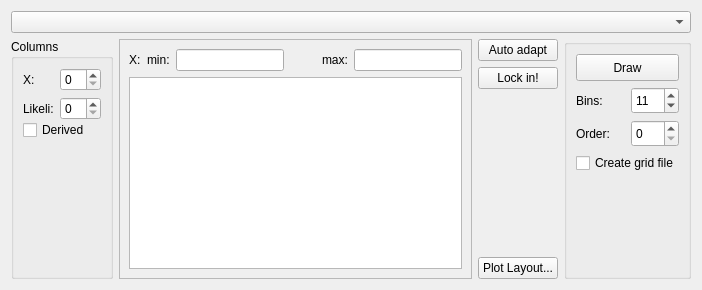
     <widget class="QWidget" name="like1d">
      <attribute name="title">
       <string>Likeli 1D</string>
      </attribute>
      <layout class="QVBoxLayout" name="verticalLayout_11">
       <item>
        <widget class="QComboBox" name="LikeliBox_1d">
         <property name="sizePolicy">
          <sizepolicy hsizetype="MinimumExpanding" vsizetype="Minimum">
           <horstretch>0</horstretch>
           <verstretch>0</verstretch>
          </sizepolicy>
         </property>
         <property name="toolTip">
          <string>The active monte carlo file. Use load to add a new one. </string>
         </property>
        </widget>
       </item>
       <item>
        <layout class="QHBoxLayout" name="horizontalLayout_8">
         <item>
          <widget class="QGroupBox" name="groupBox6_2">
           <property name="sizePolicy">
            <sizepolicy hsizetype="Expanding" vsizetype="Expanding">
             <horstretch>0</horstretch>
             <verstretch>0</verstretch>
            </sizepolicy>
           </property>
           <property name="title">
            <string>Columns</string>
           </property>
           <layout class="QVBoxLayout">
            <property name="spacing">
             <number>0</number>
            </property>
            <property name="margin">
             <number>9</number>
            </property>
            <item>
             <layout class="QGridLayout">
              <property name="margin">
               <number>0</number>
              </property>
              <property name="spacing">
               <number>6</number>
              </property>
              <item row="1" column="0">
               <widget class="QLabel" name="textLabel1_8">
                <property name="text">
                 <string>Likeli:</string>
                </property>
               </widget>
              </item>
              <item row="0" column="1">
               <widget class="ParameterSpinBox" name="LikeXBox_1d">
                <property name="sizePolicy">
                 <sizepolicy hsizetype="MinimumExpanding" vsizetype="Fixed">
                  <horstretch>0</horstretch>
                  <verstretch>0</verstretch>
                 </sizepolicy>
                </property>
                <property name="toolTip">
                 <string>Column (starting from 0) corresponding to x-axis</string>
                </property>
               </widget>
              </item>
              <item row="0" column="0">
               <widget class="QLabel" name="textLabel4_2_3">
                <property name="text">
                 <string>X: </string>
                </property>
               </widget>
              </item>
              <item row="1" column="1">
               <widget class="ParameterSpinBox" name="LikeLikeBox_1d">
                <property name="sizePolicy">
                 <sizepolicy hsizetype="MinimumExpanding" vsizetype="Fixed">
                  <horstretch>0</horstretch>
                  <verstretch>0</verstretch>
                 </sizepolicy>
                </property>
                <property name="toolTip">
                 <string>Column (starting from 0) corresponding to likelihood. Currently unused.</string>
                </property>
                <property name="whatsThis">
                 <string>The likelihood constructed from the monte carlo is proportional to the
time spend by the chain in a particular region of parameter space. Hence, there is no need to factor in the likelihood of each model explicitly. 

Howerver in order to determine (and quote) the best likelihood,i.e. the very best fitting model, cmbeasy needs to know in which collumn the likelihood is stored.</string>
                </property>
               </widget>
              </item>
             </layout>
            </item>
            <item>
             <widget class="QCheckBox" name="Derived_1d">
              <property name="text">
               <string>Derived</string>
              </property>
             </widget>
            </item>
            <item>
             <spacer>
              <property name="orientation">
               <enum>Qt::Vertical</enum>
              </property>
              <property name="sizeHint" stdset="0">
               <size>
                <width>20</width>
                <height>40</height>
               </size>
              </property>
             </spacer>
            </item>
           </layout>
          </widget>
         </item>
         <item>
          <widget class="QFrame" name="frame">
           <property name="frameShape">
            <enum>QFrame::StyledPanel</enum>
           </property>
           <property name="frameShadow">
            <enum>QFrame::Raised</enum>
           </property>
           <layout class="QVBoxLayout" name="verticalLayout_9">
            <item>
             <layout class="QHBoxLayout">
              <property name="spacing">
               <number>6</number>
              </property>
              <property name="margin">
               <number>0</number>
              </property>
              <item>
               <widget class="QLabel" name="textLabel2_3">
                <property name="text">
                 <string>X:</string>
                </property>
               </widget>
              </item>
              <item>
               <widget class="QLabel" name="textLabel1_6">
                <property name="text">
                 <string>min:</string>
                </property>
               </widget>
              </item>
              <item>
               <widget class="QLineEdit" name="LikeMinX_1d"/>
              </item>
              <item>
               <spacer>
                <property name="orientation">
                 <enum>Qt::Horizontal</enum>
                </property>
                <property name="sizeType">
                 <enum>QSizePolicy::Expanding</enum>
                </property>
                <property name="sizeHint" stdset="0">
                 <size>
                  <width>32</width>
                  <height>20</height>
                 </size>
                </property>
               </spacer>
              </item>
              <item>
               <widget class="QLabel" name="textLabel1_2_3">
                <property name="text">
                 <string>max:</string>
                </property>
               </widget>
              </item>
              <item>
               <widget class="QLineEdit" name="LikeMaxX_1d"/>
              </item>
             </layout>
            </item>
            <item>
             <widget class="CETextEdit" name="LikeText_1d">
              <property name="sizePolicy">
               <sizepolicy hsizetype="Expanding" vsizetype="Expanding">
                <horstretch>0</horstretch>
                <verstretch>0</verstretch>
               </sizepolicy>
              </property>
              <property name="minimumSize">
               <size>
                <width>10</width>
                <height>10</height>
               </size>
              </property>
              <property name="maximumSize">
               <size>
                <width>32767</width>
                <height>500</height>
               </size>
              </property>
              <property name="baseSize">
               <size>
                <width>80</width>
                <height>20</height>
               </size>
              </property>
              <property name="font">
               <font>
                <pointsize>5</pointsize>
               </font>
              </property>
              <property name="textInteractionFlags">
               <set>Qt::TextSelectableByKeyboard|Qt::TextSelectableByMouse</set>
              </property>
             </widget>
            </item>
           </layout>
          </widget>
         </item>
         <item>
          <layout class="QVBoxLayout">
           <property name="spacing">
            <number>6</number>
           </property>
           <property name="margin">
            <number>0</number>
           </property>
           <item>
            <widget class="QPushButton" name="LikeliAutoButton_1d">
             <property name="sizePolicy">
              <sizepolicy hsizetype="Fixed" vsizetype="Fixed">
               <horstretch>0</horstretch>
               <verstretch>0</verstretch>
              </sizepolicy>
             </property>
             <property name="toolTip">
              <string>Adapt ranges [more...]</string>
             </property>
             <property name="whatsThis">
              <string>Scan the monte carlo file to find the minimum and maxium values occuring in the x and y axis collumn.</string>
             </property>
             <property name="text">
              <string>Auto adapt</string>
             </property>
            </widget>
           </item>
           <item>
            <widget class="QPushButton" name="LockIn1d">
             <property name="text">
              <string>Lock in!</string>
             </property>
             <property name="checkable">
              <bool>false</bool>
             </property>
            </widget>
           </item>
           <item>
            <spacer>
             <property name="orientation">
              <enum>Qt::Vertical</enum>
             </property>
             <property name="sizeType">
              <enum>QSizePolicy::Expanding</enum>
             </property>
             <property name="sizeHint" stdset="0">
              <size>
               <width>20</width>
               <height>22</height>
              </size>
             </property>
            </spacer>
           </item>
           <item>
            <widget class="QPushButton" name="InvokeConfigButton_1d">
             <property name="text">
              <string>Plot Layout...</string>
             </property>
            </widget>
           </item>
          </layout>
         </item>
         <item>
          <widget class="QGroupBox" name="groupBox5_2">
           <property name="sizePolicy">
            <sizepolicy hsizetype="Expanding" vsizetype="Expanding">
             <horstretch>0</horstretch>
             <verstretch>0</verstretch>
            </sizepolicy>
           </property>
           <layout class="QVBoxLayout">
            <property name="spacing">
             <number>6</number>
            </property>
            <property name="margin">
             <number>9</number>
            </property>
            <item>
             <widget class="QPushButton" name="LikeliDrawButton_1d">
              <property name="sizePolicy">
               <sizepolicy hsizetype="Expanding" vsizetype="Preferred">
                <horstretch>0</horstretch>
                <verstretch>0</verstretch>
               </sizepolicy>
              </property>
              <property name="minimumSize">
               <size>
                <width>0</width>
                <height>27</height>
               </size>
              </property>
              <property name="text">
               <string>Draw</string>
              </property>
             </widget>
            </item>
            <item>
             <layout class="QHBoxLayout">
              <property name="spacing">
               <number>6</number>
              </property>
              <property name="margin">
               <number>0</number>
              </property>
              <item>
               <widget class="QLabel" name="textLabel1_4_2">
                <property name="text">
                 <string>Bins:</string>
                </property>
               </widget>
              </item>
              <item>
               <widget class="QSpinBox" name="LikeResolution_1d">
                <property name="minimumSize">
                 <size>
                  <width>0</width>
                  <height>27</height>
                 </size>
                </property>
                <property name="toolTip">
                 <string>Rasterizing resolution. Try 100-500</string>
                </property>
                <property name="maximum">
                 <number>999</number>
                </property>
                <property name="value">
                 <number>11</number>
                </property>
               </widget>
              </item>
             </layout>
            </item>
            <item>
             <layout class="QHBoxLayout">
              <property name="spacing">
               <number>6</number>
              </property>
              <property name="margin">
               <number>0</number>
              </property>
              <item>
               <widget class="QLabel" name="label_3">
                <property name="text">
                 <string>Order:</string>
                </property>
               </widget>
              </item>
              <item>
               <widget class="QSpinBox" name="Order1d">
                <property name="minimumSize">
                 <size>
                  <width>0</width>
                  <height>27</height>
                 </size>
                </property>
               </widget>
              </item>
             </layout>
            </item>
            <item>
             <widget class="QCheckBox" name="CreateGridFile_1d">
              <property name="toolTip">
               <string>Output grid file when rasterizing [more...]</string>
              </property>
              <property name="whatsThis">
               <string>The number crunching for drawing the 2 dimensional likelihood is performed by the AnalyzeThis class. When smearing out the discrete monte carlo parameter points, a &quot;grid&quot; file consiting of lines with x and y
data can be created. It will be stored in the local directory and is called
&quot;gdh.dat&quot;. You may plot this 2-d information e.g. by simply calling gnuplot
and then typing:

&gt;plot &quot;gdh.dat&quot;

Creating the gdh.dat file is slow for very large .mcc files. Therefore, you should turn it off, if you do not use the &quot;gdh.dat&quot; file. </string>
              </property>
              <property name="text">
               <string>Create grid file</string>
              </property>
             </widget>
            </item>
            <item>
             <spacer>
              <property name="orientation">
               <enum>Qt::Vertical</enum>
              </property>
              <property name="sizeType">
               <enum>QSizePolicy::Expanding</enum>
              </property>
              <property name="sizeHint" stdset="0">
               <size>
                <width>20</width>
                <height>10</height>
               </size>
              </property>
             </spacer>
            </item>
           </layout>
          </widget>
         </item>
        </layout>
       </item>
      </layout>
     </widget>
